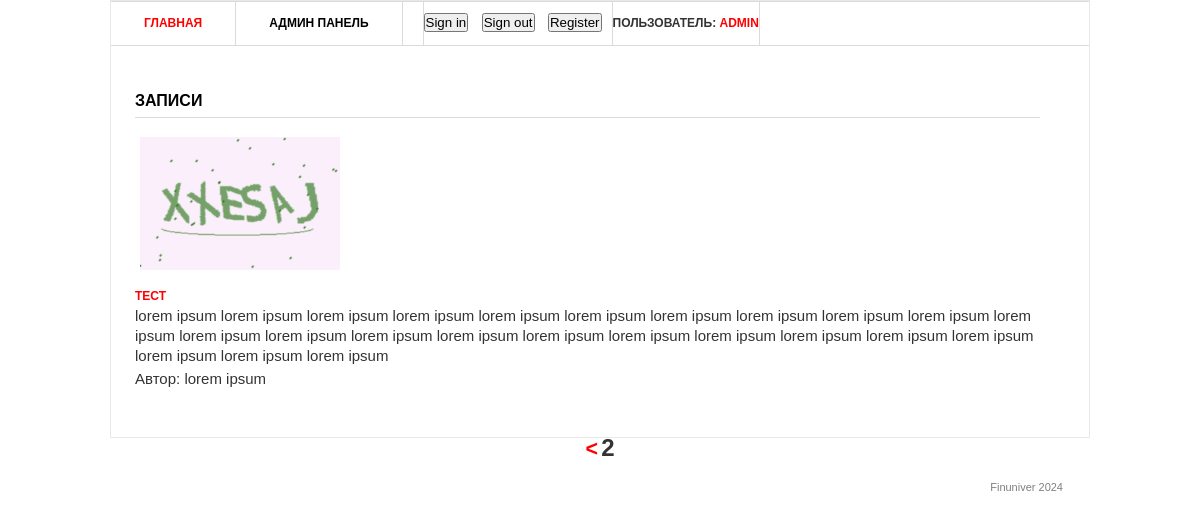
Page /?page=2 (signed in) on the committed database.
### blog/models.py (models this page shows, shortened)
class Post(models.Model):
    title = models.CharField('Заголовок записи', max_length=100)
    description = models.TextField('Текст записи')
    author = models.CharField('Имя автора', max_length=100)
    date = models.DateField('Дата публикации')
    img = models.ImageField('Изображение', upload_to='image/%Y')
    class Meta:
        verbose_name = 'Запись'
        verbose_name_plural = 'Записи'

### blog/views.py (the view)
# urls.py: urlpatterns = [path('', views.PostListView.as_view()),
class PostListView(View):
    paginate_by = 2
    def get(self, request):
        posts = Post.objects.all()  # fetching all post objects from database
        p = Paginator(posts, 2)  # creating a paginator object
        page_number = request.GET.get('page')
        try:
            page_obj = p.get_page(page_number)  # returns the desired page object
        except PageNotAnInteger:
            page_obj = p.page(1)
        except EmptyPage:
            page_obj = p.page(p.num_pages)
        context = {'page_obj': page_obj}
        return render(request, 'blog/blog.html', context)

### templates/blog/blog.html (shortened to what this page needs)
{% load static %}
<html >
<head>
 <link rel="stylesheet" href="{% static 'css/style.css' %}" type="text/css" media="all" />
</head>
<body>
<div class="shell">
 <div class="border">
  <div id="navigation">
   <ul>
       <li><a href="/" class="active">Главная</a></li>
       <li><a href="/admin">Админ панель</a></li>
       <li><div id="google_translate_element" style="padding-left: 20px"></div>
       </li>
       <li>
           <div class = "d-flex">
                    <button onclick="location.href='{% url 'login' %}'" class="btn btn-outline-success" data-bs-toggle="modal" data-bs-target="#exampleModal" style="margin-right: 10px">Sign in</button>
                    <button onclick="location.href='{% url 'logout' %}'" class="btn btn-outline-danger">Sign out</button>
                    <button onclick="location.href='{% url 'register' %}'" class="btn btn-primary" data-bs-toggle="modal" data-bs-target="#ModalReg" style="margin-right: 10px; margin-left: 10px;">Register</button>
           </div>
       </li>
       <li><p>Пользователь:  <b style="color: red">{{request.user.username}}</b></p></li>
   </ul>
  </div>
  <div id="main">
   <div id="content" class="left">
    <div class="projects">
     <h3>Записи</h3>
     {% for post in page_obj.object_list %}
         <div class="item">
              <div class="image left">
                   <a href="#"><img src="{{ post.img.url }}" width="200px" style="margin-right: 20px" alt="" /></a>
              </div>
             <div class="text left">
                       <h4><a href="{{ post.id }}">{{ post.title }}</a></h4>
                       <p>{{ post.description }}</p>
                       <p>Автор:  {{ post.author }}</p>
             </div>
         </div>
     {% endfor %}
    </div>
   </div>
  </div>
 </div>
 <center>
        {%if page_obj.has_previous %}
            <a style="font-size: 16pt; font-weight: bold" href="?page={{page_obj.previous_page_number}}"><</a>
        {% endif %}
        <span style="font-size: 18pt; font-weight: bold">{{page_obj.number}}</span>
    </center>
 <div id="footer">
  <p class="copy right">Finuniver 2024 </p>
 </div>
</div>
</body>
</html>

### static/css/style.css (style rules this page uses)
* { margin: 0; padding: 0; outline:0; }
body { font-size: 12px; line-height: 20px; font-family: Georgia, Arial, Helvetica, Sans-Serif; color: #333; background: url() repeat 0 0; }
a { color: #ff0000; text-decoration: none; cursor:pointer; }
a img { border: 0; }
.left, .alignleft { float: left; display: inline; }
.right, .alignright { float: right; display: inline; }
.shell { width: 980px; margin: 0 auto; }
.border { border: 1px solid #e8e8e8; background: #fff; position: relative; }
#navigation { height: 43px; border-top: 1px solid #dbdbdb; border-bottom: 1px solid #dbdbdb; }
#navigation ul { list-style: none; }
#navigation ul li { float: left; height: 43px; border-right: 1px solid #dbdbdb; font-size: 12px; line-height: 43px; font-weight: bold; text-transform: uppercase; }
#navigation ul li a { float: left; height: 43px; color: #000; padding: 0 33px; }
#navigation ul li a:hover, #navigation ul li a.active { color: #ff0000; text-decoration: none; }
#main { width: 932px; padding: 37px 24px 17px 24px; }
#main h3 { font-size: 16px; line-height: 15px; color: #000; text-transform: uppercase; border-bottom: 1px solid #dbdbdb; padding: 0 0 9px 0; }
#content { width: 905px; }
.projects { padding: 10px 0 0 0; }
.projects h3 { margin: 0 0 17px 0; }
.projects .item { margin: 0 0 28px 0; }
.projects .image { width: 183px; height: 111px; border: 0px solid #dbdbdb; padding: 2px; margin: 0 20px 0 3px; }
.projects .text { width: 100%; margin-top: 2%; }
.projects .text h4 { font-size: 12px; font-weight: 600; margin-top: 2%; line-height: 15px; color: #333; text-transform: uppercase; padding: 3px 0 2px 0; }
.projects .text p { padding: 0 0 3px 0; font-size: 15px; }
#footer { font-family: Arial, sans-serif; font-size: 11px; line-height: 14px; color: #7f7f7f; padding: 18px 27px 20px 38px; }

### rows in the picture
Post: img (picture), title "ТЕСТ", description "lorem ipsum lorem ipsum lorem ipsum lorem ipsum lorem ipsum lorem ipsum lorem ipsum lorem ipsum lorem ipsum lorem ipsum lorem ipsum lorem ipsum lorem ipsum lorem ipsum lorem ipsum lorem ipsum lorem ipsum lorem ipsum lorem ipsum lorem ipsum lorem ipsum lorem ipsum lorem ipsum lorem ipsum", author "lorem ipsum"

### other values in the picture
{{ request.user.username }} "ADMIN"
{{ page_obj.number }} "2"
